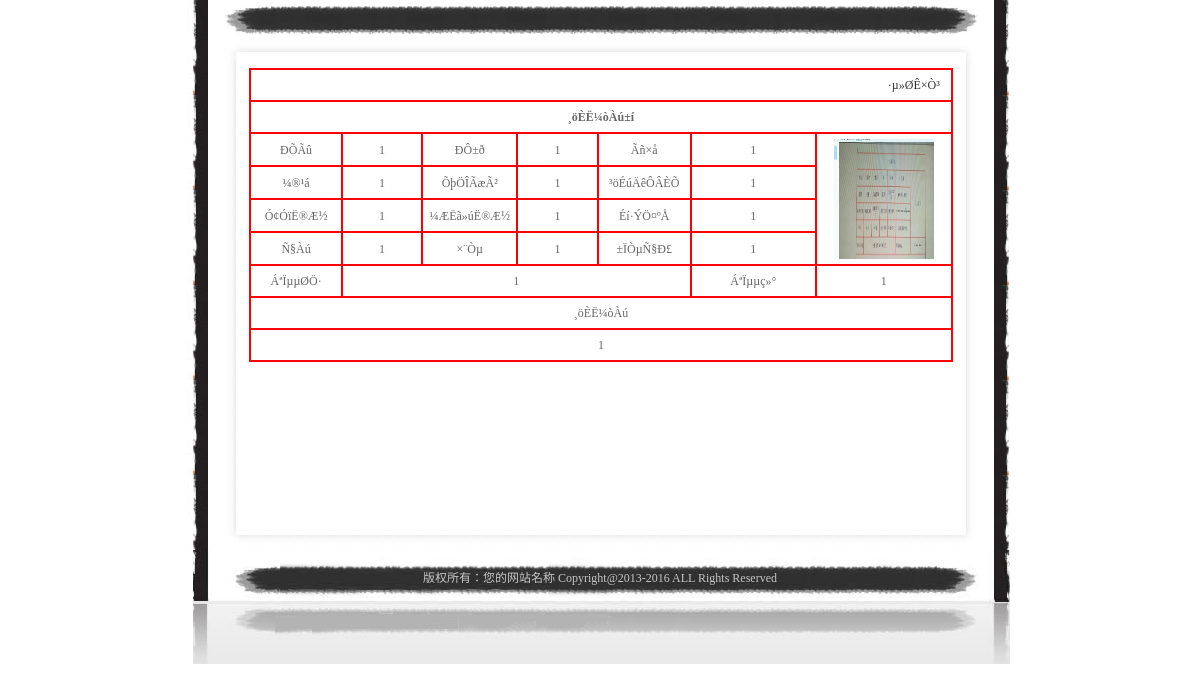
Screenshot of /show.php?userid=28 with the database file from the repository.
### tables this page shows
CREATE TABLE `resume` (
  `id` int(11) NOT NULL AUTO_INCREMENT,
  `name` varchar(255) DEFAULT NULL,
  `sex` varchar(255) DEFAULT NULL,
  `nation` varchar(255) DEFAULT NULL,
  `birthplace` varchar(255) DEFAULT NULL,
  `political` varchar(255) DEFAULT NULL,
  `birthday` varchar(255) DEFAULT NULL,
  `englishlevel` varchar(255) DEFAULT NULL,
  `computerlevel` varchar(255) DEFAULT NULL,
  `idcard` varchar(255) DEFAULT NULL,
  `address` varchar(255) DEFAULT NULL,
  `tel` varchar(255) DEFAULT NULL,
  `content` varchar(255) DEFAULT NULL,
  `photo` varchar(255) DEFAULT NULL,
  `diploma` varchar(255) DEFAULT NULL,
  `discipline` varchar(255) DEFAULT NULL,
  `school` varchar(255) DEFAULT NULL,
  PRIMARY KEY (`id`)
);

CREATE TABLE `system` (
  `name` varchar(225) DEFAULT NULL COMMENT '网站名称',
  `title` varchar(225) DEFAULT NULL COMMENT '标题',
  `keywords` varchar(225) DEFAULT NULL COMMENT '关键字',
  `smalltext` varchar(225) DEFAULT NULL COMMENT 'smalltext',
  `url` varchar(80) DEFAULT NULL COMMENT '网站地址',
  `page` int(11) DEFAULT '5',
  `is_audit` int(11) DEFAULT '0',
  `is_html` int(11) DEFAULT '0',
  `copyright` text COMMENT '版权信息'
);

### include/config.php (called while the page is built)
<?php
$mydbhost="localhost";
$mydbuser="root";
$mydbpw  ="root";
$mydbname="phplyb";
$conn    ="";
$mydbcharset="gb2312";
?>

### include/global.php (called while the page is built, shortened)
<?php
	require_once(XXCMS_ROOT."include/config.php");
	require_once("Mysql.Class.php");
	$db=new mysql($mydbhost,$mydbuser,$mydbpw,$mydbname,$conn,$mydbcharset);
?>

### show.php (the view, shortened to what this page needs)
<?php
	require("include/global.php");
?>
<html xmlns="http://www.w3.org/1999/xhtml">
<head>
<link href="images/style.css" rel="stylesheet" type="text/css" />
</head>
<body>
<table width="1003" border="0" align="center" cellpadding="0" cellspacing="0">
  <tr>
    <td width="109" align="right" valign="top" background="images/bjl2.jpg">&nbsp;</td>
    <td align="center" valign="top"><table width="100%" border="0" align="center" cellpadding="0" cellspacing="0">
      <tr>
        <td height="40" align="center"><table width="96%" border="0" align="center" cellpadding="0" cellspacing="0">
          <tr>
            <td width="48" height="28" background="images/ttl1.jpg">&nbsp;</td>
            <td align="center" background="images/ttm.jpg" class="wfont"></td>
            <td width="43" height="28" background="images/ttr1.jpg">&nbsp;</td>
          </tr>
        </table></td>
      </tr>
      <tr>
        <td height="350" align="center" valign="top"><table width="100%" border="0" cellspacing="0" cellpadding="0">
          <tr>
            <td height="0">
			<table width="96%" border="0" align="center" cellpadding="0" cellspacing="0">
              <tr>
                <td width="18" height="16" align="right" valign="bottom"><img src="images/1.jpg" width="18" height="16" /></td>
                <td height="12" background="images/1r.jpg">&nbsp;</td>
                <td width="17" height="16" align="left" valign="bottom"><img src="images/2.jpg" width="17" height="16" /></td>
              </tr>
              <tr>
                <td width="13" background="images/4s.jpg">&nbsp;</td>
                <td>
				 <table width="100%" height="100%" border="0" align="center" cellpadding="8" cellspacing="0">
        <tr>
          <td height="470" align="left" valign="top" bgcolor="#FFFFFF">
		  <?php
		  $userid = $_GET['userid'];
		  $sql="select * from resume where id=$userid";
		  $query=mysql_query($sql);
		  $rows=mysql_fetch_array($query);
		?>
<form id="form1" name="form1" method="post" action="" onsubmit="return(CheckInput());" style="margin-top:0px;">
  <table width="100%" border="1" align="center" style="text-align:center" cellpadding="5" cellspacing="0" bordercolor="#FF0000" bgcolor="#FFFFFF">
    <tr>
      <td colspan="7" align="right" bgcolor="#FFFFFF"><a href="index.php">·µ»ØÊ×Ò³</a>&nbsp;&nbsp;</td>
    </tr>
    <tr>
    <th colspan="7">¸öÈË¼òÀú±í</th>
  </tr>
  <tr>
    <td width="84">ÐÕÃû</td>
    <td width="84"><?php echo $rows["name"]?></td>
    <td width="84">ÐÔ±ð</td>
    <td width="84"><?php echo $rows["sex"]?></td>
    <td width="84">Ãñ×å</td>
    <td width="130"><?php echo $rows["nation"]?></td>
    <td width="130" rowspan="4"><img id="photo" width="100" height="120" src="<?php echo $rows["photo"]?>"/></td>
  </tr>
  <tr>
    <td>¼®¹á</td>
    <td><?php echo $rows["birthplace"]?></td>
    <td>ÕþÖÎÃæÃ²</td>
    <td><?php echo $rows["political"]?></td>
    <td>³öÉúÄêÔÂÈÕ</td>
    <td><?php echo $rows["birthday"]?></td>
  </tr>
  <tr>
    <td>Ó¢ÓïË®Æ½</td>
    <td><?php echo $rows["englishlevel"]?></td>
    <td>¼ÆËã»úË®Æ½</td>
    <td><?php echo $rows["computerlevel"]?></td>
    <td>Éí·ÝÖ¤ºÅ</td>
    <td><?php echo $rows["idcard"]?></td>
  </tr>
  <tr>
    <td>Ñ§Àú</td>
    <td><?php echo $rows["diploma"]?></td>
    <td>×¨Òµ</td>
    <td><?php echo $rows["discipline"]?></td>
    <td>±ÏÒµÑ§Ð£</td>
    <td><?php echo $rows["school"]?></td>
  </tr>
  <tr>
    <td>ÁªÏµµØÖ·</td>
    <td colspan="4"><?php echo $rows["address"]?></td>
    <td>ÁªÏµµç»°</td>
    <td><?php echo $rows["tel"]?></td>
  </tr>
  <tr>
    <td colspan="7">¸öÈË¼òÀú</td>
  </tr>
  <tr>
    <td colspan="7"><?php echo $rows["content"]?></td>
  </tr>
  </table>
</form></td>
        </tr>
      </table>
				 </td>
                <td background="images/2x.jpg">&nbsp;</td>
              </tr>
              <tr>
                <td width="18" height="15" align="right" valign="top"><img src="images/4.jpg" width="18" height="15" /></td>
                <td height="12" background="images/3z.jpg">&nbsp;</td>
                <td width="17" height="15" align="left" valign="top"><img src="images/3.jpg" width="17" height="15" /></td>
              </tr>
            </table>
			  </td>
          </tr>
        </table></td>
      </tr>
    </table></td>
    <td width="108" align="left" valign="top" background="images/bjr2.jpg">&nbsp;</td>
  </tr>
</table>
<table width="1003" border="0" align="center" cellpadding="0" cellspacing="0">
  <tr>
    <td height="114" valign="top" background="images/xm.jpg"><table width="750" border="0" align="center" cellpadding="0" cellspacing="0">
      <tr>
        <td height="55" align="center" class="wfont"><?php echo $db->ly_system("system",60)?>
      </tr>
    </table></td>
  </tr>
</table>
</body>
</html>

### include/Mysql.Class.php (shortened to what this page needs)
 <?php
class mysql {
    private $db_host;
    private $db_user;
    private $db_pwd;
    private $conn;
    private $result;
    private $show_error = true;
    public function __construct($db_host, $db_user, $db_pwd, $db_database, $conn, $coding) {
        $this->db_host = $db_host;
        $this->db_user = $db_user;
        $this->db_pwd = $db_pwd;
        $this->db_database = $db_database;
        $this->conn = $conn;
        $this->coding = $coding;
    }
    public function connect() {
        if ($this->conn == "pconn") {
            $this->conn = mysql_pconnect($this->db_host, $this->db_user, $this->db_pwd);
        } else {
            $this->conn = mysql_connect($this->db_host, $this->db_user, $this->db_pwd);
        }
    }
    public function query($sql) {
        $this->sql = $sql;
        $result = mysql_query($this->sql, $this->conn);
        if (!$result) {
            if ($this->show_error) {
                $this->show_error("´íÎóSQLÓï¾ä£º", $this->sql);
            }
        } else {
            $this->result = $result;
        }
        return $this->result;
    }
    public function ly_system($table,$sort){
            $sql = "SELECT * FROM $table";
			$rs = $this->query($sql);
			while($rows=mysql_fetch_assoc($rs))
			{
			switch($sort){
			case 2:
				echo $rows["title"];
				break;
			case 3:
				echo $rows["keywords"];
				break;
			case 4:
				echo $rows["smalltext"];
				break;
			default :
				echo $rows["copyright"];
		}
			}
    }
}?>

### images/style.css (style rules this page uses)
body { margin-left: 0px;margin-top: 0px;margin-right: 0px;margin-bottom: 0px;background-color: #FFFFFF;line-height:20px; }
table { line-height:20px; }
a:link { color: #333333;text-decoration: none; }
.wfont { color: #C6C6C6; font-size:12px; }

### rows the page displays
resume: name "1", sex "1", nation "1", photo (picture), birthplace "1", political "1", birthday "1", englishlevel "1", computerlevel "1", idcard "1", diploma "1", discipline "1", school "1", address "1", tel "1", content "1"
system: copyright "版权所有：您的网站名称 Copyright@2013-2016 ALL Rights Reserved"
